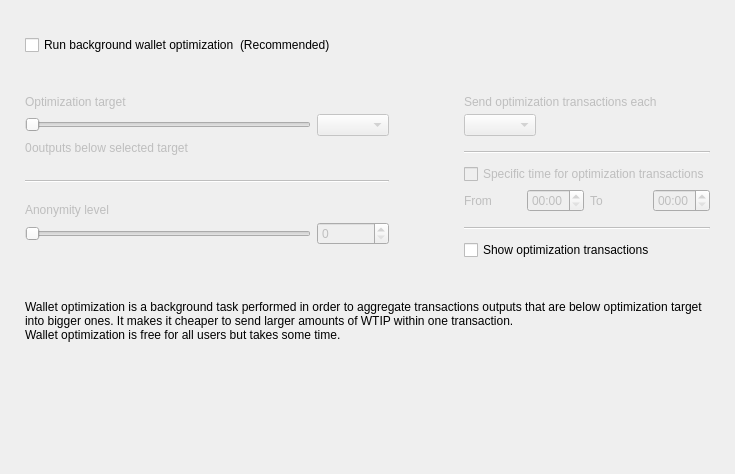
<?xml version="1.0" encoding="UTF-8"?>
<ui version="4.0">
 <class>OptimizationOptionsFrame</class>
 <widget class="QFrame" name="OptimizationOptionsFrame">
  <property name="geometry">
   <rect>
    <x>0</x>
    <y>0</y>
    <width>735</width>
    <height>474</height>
   </rect>
  </property>
  <property name="windowTitle">
   <string>Frame</string>
  </property>
  <property name="frameShape">
   <enum>QFrame::NoFrame</enum>
  </property>
  <property name="frameShadow">
   <enum>QFrame::Raised</enum>
  </property>
  <layout class="QVBoxLayout" name="verticalLayout">
   <property name="spacing">
    <number>0</number>
   </property>
   <property name="leftMargin">
    <number>25</number>
   </property>
   <property name="topMargin">
    <number>35</number>
   </property>
   <property name="rightMargin">
    <number>25</number>
   </property>
   <property name="bottomMargin">
    <number>0</number>
   </property>
   <item>
    <layout class="QHBoxLayout" name="horizontalLayout_2">
     <item>
      <widget class="QCheckBox" name="m_enableOptimizationCheck">
       <property name="text">
        <string>Run background wallet optimization</string>
       </property>
      </widget>
     </item>
     <item>
      <widget class="WalletGui::WalletNormalGrayTextLabel" name="label_8">
       <property name="text">
        <string>(Recommended)</string>
       </property>
      </widget>
     </item>
     <item>
      <spacer name="horizontalSpacer">
       <property name="orientation">
        <enum>Qt::Horizontal</enum>
       </property>
       <property name="sizeHint" stdset="0">
        <size>
         <width>40</width>
         <height>20</height>
        </size>
       </property>
      </spacer>
     </item>
    </layout>
   </item>
   <item>
    <spacer name="verticalSpacer_2">
     <property name="orientation">
      <enum>Qt::Vertical</enum>
     </property>
     <property name="sizeType">
      <enum>QSizePolicy::Fixed</enum>
     </property>
     <property name="sizeHint" stdset="0">
      <size>
       <width>20</width>
       <height>40</height>
      </size>
     </property>
    </spacer>
   </item>
   <item>
    <widget class="QWidget" name="m_optimizationOptionsWidget" native="true">
     <property name="enabled">
      <bool>true</bool>
     </property>
     <layout class="QHBoxLayout" name="horizontalLayout">
      <property name="spacing">
       <number>75</number>
      </property>
      <property name="leftMargin">
       <number>0</number>
      </property>
      <property name="topMargin">
       <number>0</number>
      </property>
      <property name="rightMargin">
       <number>0</number>
      </property>
      <property name="bottomMargin">
       <number>0</number>
      </property>
      <item alignment="Qt::AlignTop">
       <widget class="QWidget" name="widget1" native="true">
        <property name="enabled">
         <bool>false</bool>
        </property>
        <layout class="QGridLayout" name="gridLayout" columnstretch="50,0,0,0">
         <property name="leftMargin">
          <number>0</number>
         </property>
         <property name="topMargin">
          <number>0</number>
         </property>
         <property name="rightMargin">
          <number>0</number>
         </property>
         <property name="bottomMargin">
          <number>0</number>
         </property>
         <property name="verticalSpacing">
          <number>5</number>
         </property>
         <item row="0" column="0" colspan="4">
          <widget class="WalletGui::WalletNormalBlackTextLabel" name="label_5">
           <property name="text">
            <string>Optimization target</string>
           </property>
           <property name="indent">
            <number>0</number>
           </property>
          </widget>
         </item>
         <item row="4" column="0" colspan="4">
          <spacer name="verticalSpacer_3">
           <property name="orientation">
            <enum>Qt::Vertical</enum>
           </property>
           <property name="sizeType">
            <enum>QSizePolicy::Fixed</enum>
           </property>
           <property name="sizeHint" stdset="0">
            <size>
             <width>20</width>
             <height>20</height>
            </size>
           </property>
          </spacer>
         </item>
         <item row="1" column="0" colspan="3">
          <widget class="QSlider" name="m_thresholdSlider">
           <property name="maximum">
            <number>6</number>
           </property>
           <property name="pageStep">
            <number>1</number>
           </property>
           <property name="orientation">
            <enum>Qt::Horizontal</enum>
           </property>
          </widget>
         </item>
         <item row="1" column="3">
          <widget class="QComboBox" name="m_thresholdCombo"/>
         </item>
         <item row="5" column="0" colspan="4">
          <widget class="Line" name="line">
           <property name="orientation">
            <enum>Qt::Horizontal</enum>
           </property>
          </widget>
         </item>
         <item row="6" column="0" colspan="4">
          <spacer name="verticalSpacer_4">
           <property name="orientation">
            <enum>Qt::Vertical</enum>
           </property>
           <property name="sizeType">
            <enum>QSizePolicy::Fixed</enum>
           </property>
           <property name="sizeHint" stdset="0">
            <size>
             <width>20</width>
             <height>15</height>
            </size>
           </property>
          </spacer>
         </item>
         <item row="8" column="3">
          <widget class="QSpinBox" name="m_mixinSpin">
           <property name="buttonSymbols">
            <enum>QAbstractSpinBox::UpDownArrows</enum>
           </property>
          </widget>
         </item>
         <item row="7" column="0" colspan="4">
          <widget class="WalletGui::WalletNormalBlackTextLabel" name="label_7">
           <property name="text">
            <string>Anonymity level</string>
           </property>
           <property name="indent">
            <number>0</number>
           </property>
          </widget>
         </item>
         <item row="8" column="0" colspan="3">
          <widget class="QSlider" name="m_mixinSlider">
           <property name="pageStep">
            <number>1</number>
           </property>
           <property name="orientation">
            <enum>Qt::Horizontal</enum>
           </property>
          </widget>
         </item>
         <item row="2" column="0" colspan="4">
          <spacer name="verticalSpacer_12">
           <property name="orientation">
            <enum>Qt::Vertical</enum>
           </property>
           <property name="sizeType">
            <enum>QSizePolicy::Fixed</enum>
           </property>
           <property name="sizeHint" stdset="0">
            <size>
             <width>20</width>
             <height>0</height>
            </size>
           </property>
          </spacer>
         </item>
         <item row="3" column="0" colspan="4">
          <layout class="QHBoxLayout" name="horizontalLayout_3" stretch="0,1">
           <item>
            <widget class="QLabel" name="m_nonOptimizedOutputsLabel">
             <property name="text">
              <string>0</string>
             </property>
            </widget>
           </item>
           <item>
            <widget class="WalletGui::WalletNormalBlackTextLabel" name="m_nonOptimizedOutputsTextLabel">
             <property name="text">
              <string>outputs below selected target</string>
             </property>
            </widget>
           </item>
          </layout>
         </item>
        </layout>
       </widget>
      </item>
      <item>
       <layout class="QVBoxLayout" name="verticalLayout_3">
        <property name="spacing">
         <number>10</number>
        </property>
        <property name="rightMargin">
         <number>0</number>
        </property>
        <property name="bottomMargin">
         <number>0</number>
        </property>
        <item>
         <widget class="QWidget" name="widget2" native="true">
          <property name="enabled">
           <bool>false</bool>
          </property>
          <layout class="QGridLayout" name="gridLayout_2" columnstretch="0,0,0,0">
           <property name="leftMargin">
            <number>0</number>
           </property>
           <property name="topMargin">
            <number>0</number>
           </property>
           <property name="rightMargin">
            <number>0</number>
           </property>
           <property name="bottomMargin">
            <number>0</number>
           </property>
           <property name="verticalSpacing">
            <number>5</number>
           </property>
           <item row="2" column="0" colspan="2" alignment="Qt::AlignLeft">
            <widget class="QComboBox" name="m_periodCombo"/>
           </item>
           <item row="8" column="0">
            <widget class="WalletGui::WalletNormalBlackTextLabel" name="label_2">
             <property name="text">
              <string>From</string>
             </property>
            </widget>
           </item>
           <item row="8" column="1">
            <widget class="QTimeEdit" name="m_startTimeEdit">
             <property name="enabled">
              <bool>false</bool>
             </property>
             <property name="displayFormat">
              <string>HH:mm</string>
             </property>
            </widget>
           </item>
           <item row="8" column="2">
            <widget class="WalletGui::WalletNormalBlackTextLabel" name="label_3">
             <property name="text">
              <string>To</string>
             </property>
            </widget>
           </item>
           <item row="8" column="3">
            <widget class="QTimeEdit" name="m_stopTimeEdit">
             <property name="enabled">
              <bool>false</bool>
             </property>
             <property name="displayFormat">
              <string>HH:mm</string>
             </property>
            </widget>
           </item>
           <item row="6" column="0" colspan="4">
            <widget class="QCheckBox" name="m_optimizationTimeCheck">
             <property name="text">
              <string>Specific time for optimization transactions</string>
             </property>
            </widget>
           </item>
           <item row="4" column="0" colspan="4">
            <widget class="Line" name="line_2">
             <property name="orientation">
              <enum>Qt::Horizontal</enum>
             </property>
            </widget>
           </item>
           <item row="0" column="0" colspan="4">
            <widget class="WalletGui::WalletNormalBlackTextLabel" name="label_4">
             <property name="text">
              <string>Send optimization transactions each</string>
             </property>
             <property name="indent">
              <number>0</number>
             </property>
            </widget>
           </item>
           <item row="7" column="0" colspan="4">
            <spacer name="verticalSpacer_8">
             <property name="orientation">
              <enum>Qt::Vertical</enum>
             </property>
             <property name="sizeType">
              <enum>QSizePolicy::Fixed</enum>
             </property>
             <property name="sizeHint" stdset="0">
              <size>
               <width>20</width>
               <height>0</height>
              </size>
             </property>
            </spacer>
           </item>
           <item row="3" column="0" colspan="4">
            <spacer name="verticalSpacer_6">
             <property name="orientation">
              <enum>Qt::Vertical</enum>
             </property>
             <property name="sizeType">
              <enum>QSizePolicy::Fixed</enum>
             </property>
             <property name="sizeHint" stdset="0">
              <size>
               <width>20</width>
               <height>10</height>
              </size>
             </property>
            </spacer>
           </item>
           <item row="10" column="0" colspan="4">
            <widget class="Line" name="line_3">
             <property name="orientation">
              <enum>Qt::Horizontal</enum>
             </property>
            </widget>
           </item>
           <item row="1" column="0" colspan="4">
            <spacer name="verticalSpacer_5">
             <property name="orientation">
              <enum>Qt::Vertical</enum>
             </property>
             <property name="sizeType">
              <enum>QSizePolicy::Fixed</enum>
             </property>
             <property name="sizeHint" stdset="0">
              <size>
               <width>20</width>
               <height>0</height>
              </size>
             </property>
            </spacer>
           </item>
           <item row="5" column="0" colspan="4">
            <spacer name="verticalSpacer_7">
             <property name="orientation">
              <enum>Qt::Vertical</enum>
             </property>
             <property name="sizeType">
              <enum>QSizePolicy::Fixed</enum>
             </property>
             <property name="sizeHint" stdset="0">
              <size>
               <width>20</width>
               <height>5</height>
              </size>
             </property>
            </spacer>
           </item>
           <item row="9" column="0" colspan="4">
            <spacer name="verticalSpacer_10">
             <property name="orientation">
              <enum>Qt::Vertical</enum>
             </property>
             <property name="sizeType">
              <enum>QSizePolicy::Fixed</enum>
             </property>
             <property name="sizeHint" stdset="0">
              <size>
               <width>20</width>
               <height>10</height>
              </size>
             </property>
            </spacer>
           </item>
          </layout>
         </widget>
        </item>
        <item>
         <widget class="QCheckBox" name="m_showFusionTransactionsCheck">
          <property name="enabled">
           <bool>true</bool>
          </property>
          <property name="text">
           <string>Show optimization transactions</string>
          </property>
         </widget>
        </item>
       </layout>
      </item>
     </layout>
    </widget>
   </item>
   <item>
    <spacer name="verticalSpacer_11">
     <property name="orientation">
      <enum>Qt::Vertical</enum>
     </property>
     <property name="sizeType">
      <enum>QSizePolicy::Fixed</enum>
     </property>
     <property name="sizeHint" stdset="0">
      <size>
       <width>20</width>
       <height>40</height>
      </size>
     </property>
    </spacer>
   </item>
   <item>
    <widget class="WalletGui::WalletExtraNormalGrayTextLabel" name="m_helpLabel">
     <property name="text">
      <string>Wallet optimization is a background task performed in order to aggregate transactions outputs that are below optimization target into bigger ones. It makes it cheaper to send larger amounts of WTIP within one transaction.
Wallet optimization is free for all users but takes some time.</string>
     </property>
     <property name="wordWrap">
      <bool>true</bool>
     </property>
    </widget>
   </item>
   <item>
    <spacer name="verticalSpacer">
     <property name="orientation">
      <enum>Qt::Vertical</enum>
     </property>
     <property name="sizeHint" stdset="0">
      <size>
       <width>20</width>
       <height>40</height>
      </size>
     </property>
    </spacer>
   </item>
  </layout>
 </widget>
 <customwidgets>
  <customwidget>
   <class>WalletGui::WalletNormalGrayTextLabel</class>
   <extends>QLabel</extends>
   <header>Gui/Common/WalletTextLabel.h</header>
  </customwidget>
  <customwidget>
   <class>WalletGui::WalletNormalBlackTextLabel</class>
   <extends>QLabel</extends>
   <header>Gui/Common/WalletTextLabel.h</header>
  </customwidget>
  <customwidget>
   <class>WalletGui::WalletExtraNormalGrayTextLabel</class>
   <extends>QLabel</extends>
   <header>Gui/Common/WalletTextLabel.h</header>
  </customwidget>
 </customwidgets>
 <resources/>
 <connections>
  <connection>
   <sender>m_enableOptimizationCheck</sender>
   <signal>toggled(bool)</signal>
   <receiver>widget1</receiver>
   <slot>setEnabled(bool)</slot>
   <hints>
    <hint type="sourcelabel">
     <x>147</x>
     <y>47</y>
    </hint>
    <hint type="destinationlabel">
     <x>176</x>
     <y>204</y>
    </hint>
   </hints>
  </connection>
  <connection>
   <sender>m_thresholdSlider</sender>
   <signal>valueChanged(int)</signal>
   <receiver>OptimizationOptionsFrame</receiver>
   <slot>thresholdChanged(int)</slot>
   <hints>
    <hint type="sourcelabel">
     <x>116</x>
     <y>139</y>
    </hint>
    <hint type="destinationlabel">
     <x>355</x>
     <y>194</y>
    </hint>
   </hints>
  </connection>
  <connection>
   <sender>m_mixinSlider</sender>
   <signal>valueChanged(int)</signal>
   <receiver>OptimizationOptionsFrame</receiver>
   <slot>mixinChanged(int)</slot>
   <hints>
    <hint type="sourcelabel">
     <x>116</x>
     <y>240</y>
    </hint>
    <hint type="destinationlabel">
     <x>367</x>
     <y>236</y>
    </hint>
   </hints>
  </connection>
  <connection>
   <sender>m_optimizationTimeCheck</sender>
   <signal>toggled(bool)</signal>
   <receiver>m_startTimeEdit</receiver>
   <slot>setEnabled(bool)</slot>
   <hints>
    <hint type="sourcelabel">
     <x>543</x>
     <y>179</y>
    </hint>
    <hint type="destinationlabel">
     <x>501</x>
     <y>207</y>
    </hint>
   </hints>
  </connection>
  <connection>
   <sender>m_optimizationTimeCheck</sender>
   <signal>toggled(bool)</signal>
   <receiver>m_stopTimeEdit</receiver>
   <slot>setEnabled(bool)</slot>
   <hints>
    <hint type="sourcelabel">
     <x>543</x>
     <y>179</y>
    </hint>
    <hint type="destinationlabel">
     <x>643</x>
     <y>207</y>
    </hint>
   </hints>
  </connection>
  <connection>
   <sender>m_mixinSpin</sender>
   <signal>valueChanged(int)</signal>
   <receiver>OptimizationOptionsFrame</receiver>
   <slot>mixinChanged(int)</slot>
   <hints>
    <hint type="sourcelabel">
     <x>273</x>
     <y>271</y>
    </hint>
    <hint type="destinationlabel">
     <x>367</x>
     <y>236</y>
    </hint>
   </hints>
  </connection>
  <connection>
   <sender>m_thresholdCombo</sender>
   <signal>currentIndexChanged(int)</signal>
   <receiver>OptimizationOptionsFrame</receiver>
   <slot>thresholdChanged(int)</slot>
   <hints>
    <hint type="sourcelabel">
     <x>270</x>
     <y>139</y>
    </hint>
    <hint type="destinationlabel">
     <x>367</x>
     <y>236</y>
    </hint>
   </hints>
  </connection>
  <connection>
   <sender>m_enableOptimizationCheck</sender>
   <signal>toggled(bool)</signal>
   <receiver>widget2</receiver>
   <slot>setEnabled(bool)</slot>
   <hints>
    <hint type="sourcelabel">
     <x>158</x>
     <y>48</y>
    </hint>
    <hint type="destinationlabel">
     <x>556</x>
     <y>197</y>
    </hint>
   </hints>
  </connection>
 </connections>
 <slots>
  <slot>thresholdChanged(int)</slot>
  <slot>mixinChanged(int)</slot>
 </slots>
</ui>
